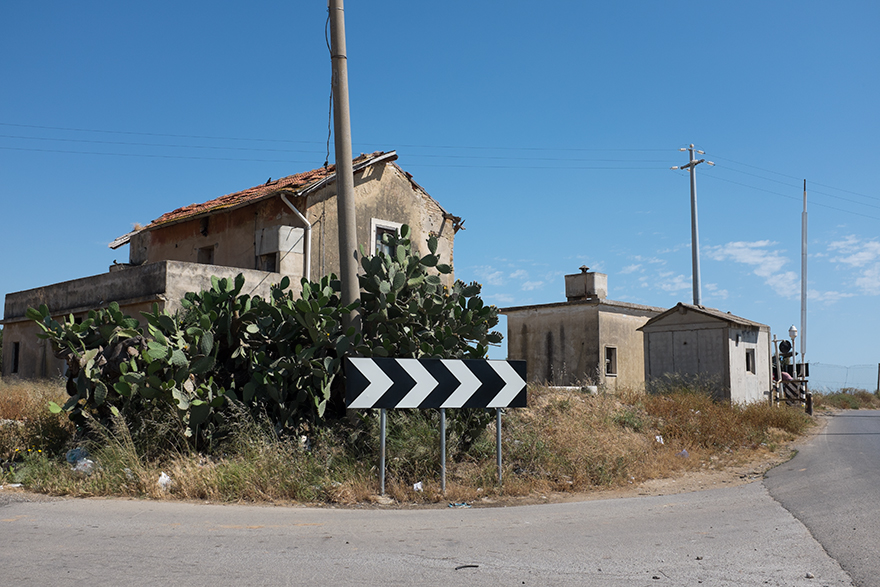
%> input picture Matlab code/DSP/Lab2_image_compression/building.jpg, 880 x 587 px
$ octave --eval "dap5;"   (GNU Octave 9; MATLAB toolbox functions it lacks are replaced by stand-ins)
%> lines starting %> are read from the running program, lines starting %| are printed output that depends on the picture; in (x1, y1, x2, y2) boxes, pixels count from 0 and x2, y2 are one past the last pixel; in counts of white or black regions, pixels touching at a corner belong together; the program's own positions count from 1
### Matlab/Digital Signal Processing/Lab2_image_compression/read_image.m
function [I,J] = read_image()
%read the 512*512*uint8 image and set it as I.
try
fileID = fopen('filename.txt','r');
f1=(textscan(fileID,'%s'));
f2=char(f1{1,1});
fclose(fileID);
I=imread(f2);
J=I;
[m,n,o]=size(I);
if o>1
   I=rgb2gray(I);
end
if ((m~=512)||(n~=512))
    I=imresize(I,[512 512]);
end

catch
I=imread('building.jpg');
%> I is the input picture: size 587x880x3 uint8; mean R, G, B 103.9, 125.7, 142.3
J=I;
[m,n,o]=size(I);
%> m = 587; n = 880; o = 3
if o>1
   I=rgb2gray(I);
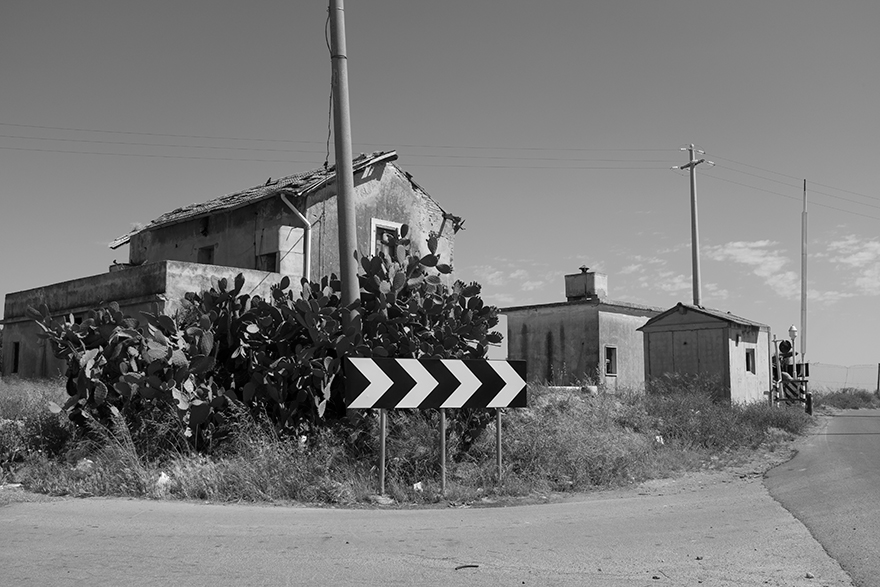
%> I: size 587x880 uint8; min 0, max 255, mean 121
end
if ((m~=512)||(n~=512))
    I=imresize(I,[512 512]);
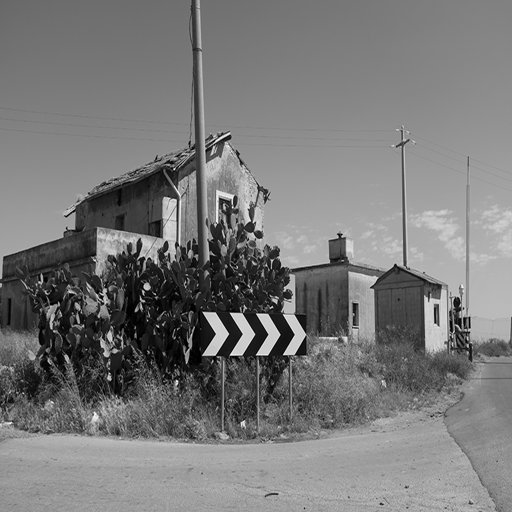
%> I: size 512x512 uint8; min 0, max 254, mean 121
end
end
end

### Matlab code/DSP/Lab2_image_compression/dap5.m
function [] = dap5()
%
I = read_image();
I = im2double(I);
%> I: size 512x512 double

blkim=cell(1,1);
for k1=0:63
   for k2=0:63
       p1=(1+8*k1):(8+8*k1);
       p2=(1+8*k2):(8+8*k2);
       blkim{k1+1,k2+1}=I(p1,p2);
   end
end
%> after the loop, blkim = 4096 items
[m,n]=size(blkim);
%> m = 64; n = 64
blkim1=cell(m,n);
%> blkim1 = 4096 items
for i=1:m
    for j=1:n
        g=dct2(blkim{i,j});
%         g1=padarray(g,[2,2],0);
        blkim1{i,j}=log(abs(g));
    end
end
%> this loop made 64 passes

out=cell2mat(blkim1);
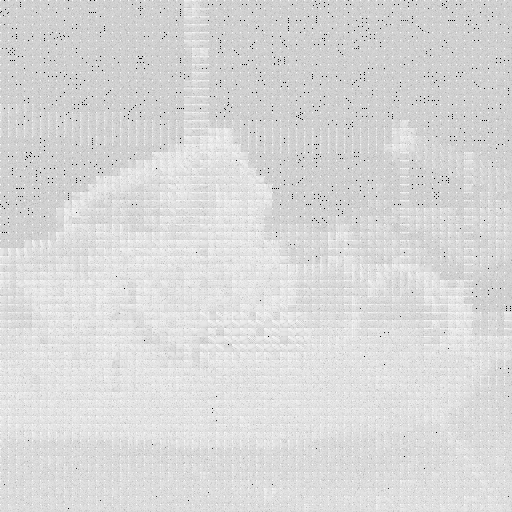
%> out: size 512x512 double; 0.19% of the values are NaN or infinite; the others: min -44.94, max 1.86, mean -5.04; drawn with min black, max white, NaN and infinite black
out(isinf(out))=-10;
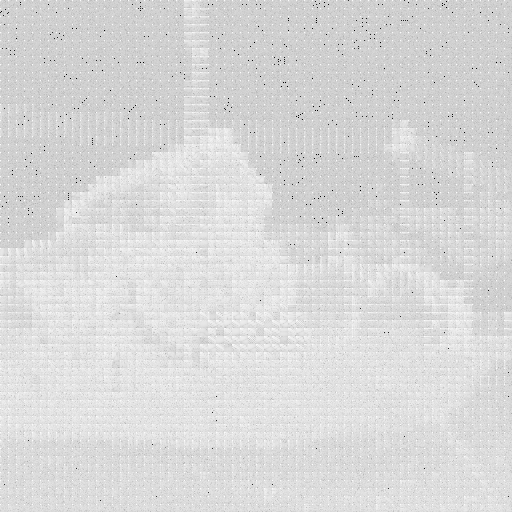
%> out: size 512x512 double; 0.19% of pixels changed, all inside (x1, y1, x2, y2) = (0, 0, 511, 509); drawn with min black and max white
save('dap5.mat','out');
f=figure;
subplot(1,2,1);
imshow(I);
title('Original Patternization');
subplot(1,2,2);
% image((out)*255);truesize;axis off;
imshow(out,[]);
p=get(gca,'position');
colorbar;
set(gca,'position',p);
annotation(f,'textarrow',[.468 .57],[.468 .47],'LineWidth',2);
k=annotation('textbox','String','Divide into 8*8 blocks and compute DCT','Position',[.5 .469 .01 .01],'LineStyle','none');
% text([.48 .57],[.48 .47],'String','Divided into 8*8 blocks')
title('Alternative Patternization (DCT of 8*8 Blocks of Image)');
suptitle('Computing Alternative Patternization');
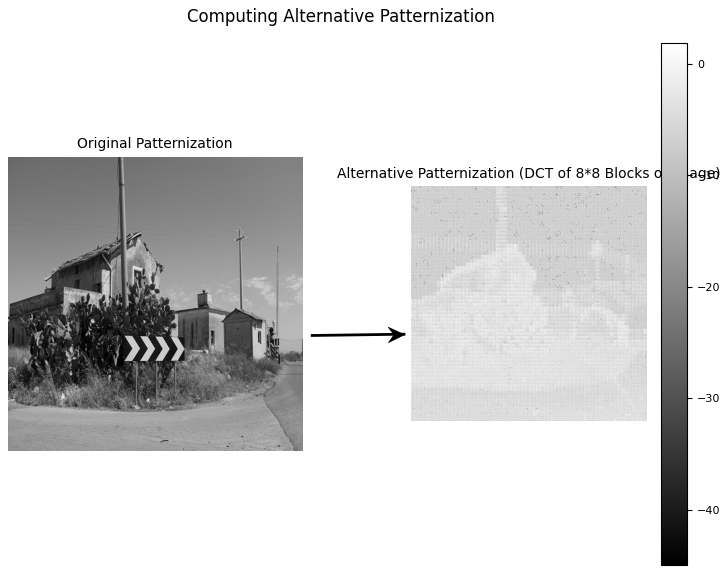
%> figure redrawn from the program's plot data, 3 panels

k=imread('dap5.jpg');
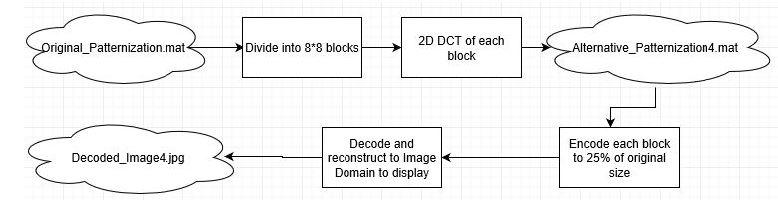
%> input picture Matlab code/DSP/Lab2_image_compression/dap5.jpg, 778 x 214 px
%> k is the input picture: size 214x778x3 uint8; min 0, max 255, mean 242.7
figure;
imshow(k);
title('Encoding and Decoding using Alternative Patternization 5 (DCT of 8*8 Blocks of Image)');
end
